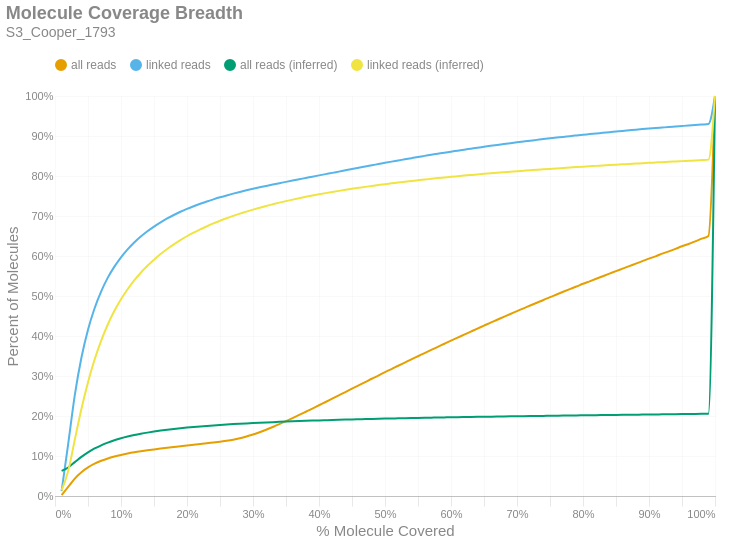

Notebook code cell kept with this figure:
### Markdown cell above
### Molecule Read Coverage
This chart shows molecule coverage breadth as computed by the number of bases aligned to that molecule. In other words, "*how much of each unique long molecule is actually sequenced/aligned?*" Keep in mind there is a distinction between sequences and alignments, since some sequences belonging to a particular molecule may not align well and wouldn't appear in the alignment data. This chart also shows molecule coverage breadth as computed by the *inferred fragment* from which the aligned sequences originate. Unlike read coverage, this calculation takes into account the total insert size, including unsequenced gaps between the forward and reverse reads. Like the previous figures, these are cumulative percents.

### Code cell
if SKIPLR:
    print_html(f"Skipped")
else:
    binned_df = consolidated_hist(valids['coverage_bp'], mask, 0.01, True)
    binned_df_inf = consolidated_hist(valids['coverage_inserts'], mask, 0.01, True)
    binned_df = binned_df.with_columns(pl.lit(binned_df_inf['all reads (cumsum)']).alias('all reads (inferred)'))
    binned_df = binned_df.with_columns(pl.lit(binned_df_inf['linked reads (cumsum)']).alias('linked reads (inferred)'))
    binned_df = binned_df.with_columns(
        (pl.col('bin').cast(pl.Float64) + 0.01).alias('right_edge')
    )

    with SafeRender(binned_df):
        (
            density_plot(binned_df, 'Molecule Coverage Breadth', samplename, 'molcov', ['all reads (inferred)','linked reads (inferred)'])
            .encode(
                #x=alt.X('bin:Q', title="% Molecule Covered").axis(format = '%').scale(padding=0),
                x=alt.X('right_edge:Q', title="% Molecule Covered").axis(format='%').scale(padding=0),
                y=alt.Y('value:Q', title='Percent of Molecules')
                    .axis(format='%')
                    .stack(False)
                    .scale(domainMin=0, padding=0),
                color=alt.Color("key:N").scale(domain = ["all reads", "linked reads", "all reads (inferred)", "linked reads (inferred)"]),
                tooltip = [
                    alt.Tooltip("key:N", title = "Data Type"),
                    alt.Tooltip("range_label:N", title="% Molecule Covered"),
                    alt.Tooltip("value:Q", format = ".2%", title="% Molecules")
                ]
            )
        ).display()

### Figure 1 — Vega-Lite specification as saved in the notebook (floating-point values rounded to 4 significant figures)
{"width": "container", "height": 400, "config": {"title": {"anchor": "start", "dy": -15, "fontSize": 18, "color": "#888888", "subtitleColor": "#888888", "subtitleFontSize": 14}, "arc": {"fill": "#0072B2"}, "axis": {"domainColor": "#888888", "domainWidth": 0.5, "gridWidth": 0.2, "grid": false, "titleFontWeight": 400, "titleFontSize": 15, "labelFontSize": 11, "labelColor": "#888888", "tickColor": "#888888", "tickWidth": 0.2, "titleColor": "#888888"}, "axisBand": {"grid": false}, "axisX": {"grid": true, "tickSize": 10, "domainCap": "round"}, "axisY": {"domain": false, "grid": true, "tickSize": 0, "domainCap": "round"}, "background": "transparent", "header": {"labelFontSize": 15, "labelColor": "#888888", "titleFontSize": 15, "titleFontWeight": 600, "titleColor": "#888888"}, "legend": {"labelFont": "sans-serif", "labelFontSize": 12, "labelColor": "#888888", "symbolSize": 100, "symbolType": "circle", "titleFontSize": 12, "titlePadding": 10, "titleColor": "#888888", "title": null, "orient": "top"}, "range": {"category": ["#E69F00", "#56B4E9", "#009E73", "#F0E442", "#0072B2", "#D55E00", "#CC79A7", "#000000"], "diverging": ["#cfe8f3", "#a2d4ec", "#73bfe2", "#46abdb", "#1696d2", "#12719e"]}, "area": {"fill": "#0072B2", "fillOpacity": 0.7, "line": true, "strokeOpacity": 0.7}, "line": {"color": "#0072B2", "stroke": "#0072B2", "strokeWidth": 2}, "trail": {"color": "#0072B2", "stroke": "#0072B2", "strokeWidth": 0, "size": 1}, "point": {"filled": true, "fillOpacity": 1.0, "size": 95}, "text": {"color": "#888888", "fontSize": 11, "align": "right", "fontWeight": 400, "size": 11}, "bar": {"fill": "#0072B2", "stroke": null}, "view": {"stroke": null, "continuousWidth": 660, "continuousHeight": 400}}, "data": {"name": "data-fe79a92d9cd0b8777258b92dfa65b072"}, "mark": {"type": "line", "interpolate": "monotone", "point": {"opacity": 0, "size": 275}}, "encoding": {"color": {"field": "key", "scale": {"domain": ["all reads", "linked reads", "all reads (inferred)", "linked reads (inferred)"]}, "type": "nominal"}, "tooltip": [{"field": "key", "title": "Data Type", "type": "nominal"}, {"field": "range_label", "title": "% Molecule Covered", "type": "nominal"}, {"field": "value", "format": ".2%", "title": "% Molecules", "type": "quantitative"}], "x": {"axis": {"format": "%"}, "field": "right_edge", "scale": {"padding": 0}, "title": "% Molecule Covered", "type": "quantitative"}, "y": {"axis": {"format": "%"}, "field": "value", "scale": {"domainMin": 0, "padding": 0}, "stack": false, "title": "Percent of Molecules", "type": "quantitative"}}, "params": [{"name": "param_c36ac31b6afebe62", "select": {"type": "point", "fields": ["key"]}, "bind": "legend"}], "title": {"text": "Molecule Coverage Breadth", "subtitle": "S3_Cooper_1793"}, "transform": [{"fold": ["all reads (cumsum)", "linked reads (cumsum)", "all reads (inferred)", "linked reads (inferred)"]}, {"calculate": "replace(datum.key, ' (cumsum)', '')", "as": "key"}, {"filter": {"param": "param_c36ac31b6afebe62"}}], "usermeta": {"embedOptions": {"downloadFileName": "S3_Cooper_1793.molcov"}}, "$schema": "https://vega.github.io/schema/vega-lite/v6.1.0.json", "datasets": {"data-fe79a92d9cd0b8777258b92dfa65b072": [{"bin": "0.0", "interval": "0.0-0.01", "all reads": 0.002356, "linked reads": 0.01227, "all reads (cumsum)": 0.002356, "linked reads (cumsum)": 0.01227, "range_label": "0.0-0.01", "all reads (inferred)": 0.06275, "linked reads (inferred)": 0.01415, "right_edge": 0.01}, {"bin": "0.01", "interval": "0.01-0.02", "all reads": 0.02035, "linked reads": 0.1182, "all reads (cumsum)": 0.02271, "linked reads (cumsum)": 0.1304, "range_label": "0.01-0.02", "all reads (inferred)": 0.07135, "linked reads (inferred)": 0.06275, "right_edge": 0.02}, {"bin": "0.02", "interval": "0.02-0.03", "all reads": 0.02079, "linked reads": 0.1218, "all reads (cumsum)": 0.0435, "linked reads (cumsum)": 0.2522, "range_label": "0.02-0.03", "all reads (inferred)": 0.08467, "linked reads (inferred)": 0.1406, "right_edge": 0.03}, {"bin": "0.03", "interval": "0.03-0.04", "all reads": 0.01599, "linked reads": 0.0934, "all reads (cumsum)": 0.05949, "linked reads (cumsum)": 0.3456, "range_label": "0.03-0.04", "all reads (inferred)": 0.09775, "linked reads (inferred)": 0.2176, "right_edge": 0.04}, {"bin": "0.04", "interval": "0.04-0.05", "all reads": 0.01205, "linked reads": 0.07031, "all reads (cumsum)": 0.07154, "linked reads (cumsum)": 0.4159, "range_label": "0.04-0.05", "all reads (inferred)": 0.1092, "linked reads (inferred)": 0.2847, "right_edge": 0.05}, {"bin": "0.05", "interval": "0.05-0.06", "all reads": 0.009218, "linked reads": 0.05355, "all reads (cumsum)": 0.08075, "linked reads (cumsum)": 0.4695, "range_label": "0.05-0.06", "all reads (inferred)": 0.1188, "linked reads (inferred)": 0.3413, "right_edge": 0.06}, {"bin": "0.06", "interval": "0.06-0.07", "all reads": 0.007243, "linked reads": 0.04212, "all reads (cumsum)": 0.088, "linked reads (cumsum)": 0.5116, "range_label": "0.06-0.07", "all reads (inferred)": 0.1268, "linked reads (inferred)": 0.3885, "right_edge": 0.07}, {"bin": "0.07", "interval": "0.07-0.08", "all reads": 0.005931, "linked reads": 0.0344, "all reads (cumsum)": 0.09393, "linked reads (cumsum)": 0.546, "range_label": "0.07-0.08", "all reads (inferred)": 0.1336, "linked reads (inferred)": 0.4288, "right_edge": 0.08}, {"bin": "0.08", "interval": "0.08-0.09", "all reads": 0.004746, "linked reads": 0.02741, "all reads (cumsum)": 0.09867, "linked reads (cumsum)": 0.5734, "range_label": "0.08-0.09", "all reads (inferred)": 0.1394, "linked reads (inferred)": 0.463, "right_edge": 0.09}, {"bin": "0.09", "interval": "0.09-0.1", "all reads": 0.004056, "linked reads": 0.02328, "all reads (cumsum)": 0.1027, "linked reads (cumsum)": 0.5967, "range_label": "0.09-0.1", "all reads (inferred)": 0.1443, "linked reads (inferred)": 0.4919, "right_edge": 0.1}, {"bin": "0.1", "interval": "0.1-0.11", "all reads": 0.003503, "linked reads": 0.01987, "all reads (cumsum)": 0.1062, "linked reads (cumsum)": 0.6165, "range_label": "0.1-0.11", "all reads (inferred)": 0.1485, "linked reads (inferred)": 0.5169, "right_edge": 0.11}, {"bin": "0.11", "interval": "0.11-0.12", "all reads": 0.003057, "linked reads": 0.0173, "all reads (cumsum)": 0.1093, "linked reads (cumsum)": 0.6338, "range_label": "0.11-0.12", "all reads (inferred)": 0.1523, "linked reads (inferred)": 0.5389, "right_edge": 0.12}, {"bin": "0.12", "interval": "0.12-0.13", "all reads": 0.002663, "linked reads": 0.01482, "all reads (cumsum)": 0.112, "linked reads (cumsum)": 0.6487, "range_label": "0.12-0.13", "all reads (inferred)": 0.1555, "linked reads (inferred)": 0.5582, "right_edge": 0.13}, {"bin": "0.13", "interval": "0.13-0.14", "all reads": 0.002385, "linked reads": 0.01316, "all reads (cumsum)": 0.1143, "linked reads (cumsum)": 0.6618, "range_label": "0.13-0.14", "all reads (inferred)": 0.1585, "linked reads (inferred)": 0.5754, "right_edge": 0.14}, {"bin": "0.14", "interval": "0.14-0.15", "all reads": 0.002197, "linked reads": 0.01178, "all reads (cumsum)": 0.1165, "linked reads (cumsum)": 0.6736, "range_label": "0.14-0.15", "all reads (inferred)": 0.1611, "linked reads (inferred)": 0.5909, "right_edge": 0.15}, {"bin": "0.15", "interval": "0.15-0.16", "all reads": 0.002072, "linked reads": 0.01068, "all reads (cumsum)": 0.1186, "linked reads (cumsum)": 0.6843, "range_label": "0.15-0.16", "all reads (inferred)": 0.1635, "linked reads (inferred)": 0.605, "right_edge": 0.16}, {"bin": "0.16", "interval": "0.16-0.17", "all reads": 0.001972, "linked reads": 0.00961, "all reads (cumsum)": 0.1206, "linked reads (cumsum)": 0.6939, "range_label": "0.16-0.17", "all reads (inferred)": 0.1656, "linked reads (inferred)": 0.6175, "right_edge": 0.17}, {"bin": "0.17", "interval": "0.17-0.18", "all reads": 0.001907, "linked reads": 0.008592, "all reads (cumsum)": 0.1225, "linked reads (cumsum)": 0.7025, "range_label": "0.17-0.18", "all reads (inferred)": 0.1675, "linked reads (inferred)": 0.629, "right_edge": 0.18}, {"bin": "0.18", "interval": "0.18-0.19", "all reads": 0.001917, "linked reads": 0.008061, "all reads (cumsum)": 0.1244, "linked reads (cumsum)": 0.7106, "range_label": "0.18-0.19", "all reads (inferred)": 0.1693, "linked reads (inferred)": 0.6395, "right_edge": 0.19}, {"bin": "0.19", "interval": "0.19-0.2", "all reads": 0.001879, "linked reads": 0.007315, "all reads (cumsum)": 0.1263, "linked reads (cumsum)": 0.7179, "range_label": "0.19-0.2", "all reads (inferred)": 0.171, "linked reads (inferred)": 0.6494, "right_edge": 0.2}, {"bin": "0.2", "interval": "0.2-0.21", "all reads": 0.001852, "linked reads": 0.006633, "all reads (cumsum)": 0.1281, "linked reads (cumsum)": 0.7245, "range_label": "0.2-0.21", "all reads (inferred)": 0.1725, "linked reads (inferred)": 0.6583, "right_edge": 0.21}, {"bin": "0.21", "interval": "0.21-0.22", "all reads": 0.00185, "linked reads": 0.006148, "all reads (cumsum)": 0.13, "linked reads (cumsum)": 0.7307, "range_label": "0.21-0.22", "all reads (inferred)": 0.174, "linked reads (inferred)": 0.6666, "right_edge": 0.22}, {"bin": "0.22", "interval": "0.22-0.23", "all reads": 0.00189, "linked reads": 0.005676, "all reads (cumsum)": 0.1319, "linked reads (cumsum)": 0.7363, "range_label": "0.22-0.23", "all reads (inferred)": 0.1752, "linked reads (inferred)": 0.6742, "right_edge": 0.23}, {"bin": "0.23", "interval": "0.23-0.24", "all reads": 0.001926, "linked reads": 0.005293, "all reads (cumsum)": 0.1338, "linked reads (cumsum)": 0.7416, "range_label": "0.23-0.24", "all reads (inferred)": 0.1765, "linked reads (inferred)": 0.6815, "right_edge": 0.24}, {"bin": "0.24", "interval": "0.24-0.25", "all reads": 0.002054, "linked reads": 0.00507, "all reads (cumsum)": 0.1359, "linked reads (cumsum)": 0.7467, "range_label": "0.24-0.25", "all reads (inferred)": 0.1776, "linked reads (inferred)": 0.688, "right_edge": 0.25}, {"bin": "0.25", "interval": "0.25-0.26", "all reads": 0.002192, "linked reads": 0.004671, "all reads (cumsum)": 0.138, "linked reads (cumsum)": 0.7514, "range_label": "0.25-0.26", "all reads (inferred)": 0.1787, "linked reads (inferred)": 0.6943, "right_edge": 0.26}, {"bin": "0.26", "interval": "0.26-0.27", "all reads": 0.002717, "linked reads": 0.004514, "all reads (cumsum)": 0.1408, "linked reads (cumsum)": 0.7559, "range_label": "0.26-0.27", "all reads (inferred)": 0.1797, "linked reads (inferred)": 0.7002, "right_edge": 0.27}, {"bin": "0.27", "interval": "0.27-0.28", "all reads": 0.003512, "linked reads": 0.004243, "all reads (cumsum)": 0.1443, "linked reads (cumsum)": 0.7601, "range_label": "0.27-0.28", "all reads (inferred)": 0.1807, "linked reads (inferred)": 0.7059, "right_edge": 0.28}, {"bin": "0.28", "interval": "0.28-0.29", "all reads": 0.00432, "linked reads": 0.004038, "all reads (cumsum)": 0.1486, "linked reads (cumsum)": 0.7642, "range_label": "0.28-0.29", "all reads (inferred)": 0.1815, "linked reads (inferred)": 0.7109, "right_edge": 0.29}, {"bin": "0.29", "interval": "0.29-0.3", "all reads": 0.005118, "linked reads": 0.003839, "all reads (cumsum)": 0.1537, "linked reads (cumsum)": 0.768, "range_label": "0.29-0.3", "all reads (inferred)": 0.1824, "linked reads (inferred)": 0.7158, "right_edge": 0.3}, {"bin": "0.3", "interval": "0.3-0.31", "all reads": 0.005751, "linked reads": 0.003719, "all reads (cumsum)": 0.1595, "linked reads (cumsum)": 0.7717, "range_label": "0.3-0.31", "all reads (inferred)": 0.1832, "linked reads (inferred)": 0.7205, "right_edge": 0.31}, {"bin": "0.31", "interval": "0.31-0.32", "all reads": 0.006287, "linked reads": 0.003531, "all reads (cumsum)": 0.1658, "linked reads (cumsum)": 0.7752, "range_label": "0.31-0.32", "all reads (inferred)": 0.184, "linked reads (inferred)": 0.7251, "right_edge": 0.32}, {"bin": "0.32", "interval": "0.32-0.33", "all reads": 0.006815, "linked reads": 0.003442, "all reads (cumsum)": 0.1726, "linked reads (cumsum)": 0.7787, "range_label": "0.32-0.33", "all reads (inferred)": 0.1847, "linked reads (inferred)": 0.7293, "right_edge": 0.33}, {"bin": "0.33", "interval": "0.33-0.34", "all reads": 0.007079, "linked reads": 0.003319, "all reads (cumsum)": 0.1796, "linked reads (cumsum)": 0.782, "range_label": "0.33-0.34", "all reads (inferred)": 0.1854, "linked reads (inferred)": 0.7334, "right_edge": 0.34}, {"bin": "0.34", "interval": "0.34-0.35", "all reads": 0.007423, "linked reads": 0.003343, "all reads (cumsum)": 0.1871, "linked reads (cumsum)": 0.7853, "range_label": "0.34-0.35", "all reads (inferred)": 0.1861, "linked reads (inferred)": 0.7372, "right_edge": 0.35}, {"bin": "0.35", "interval": "0.35-0.36", "all reads": 0.007675, "linked reads": 0.003281, "all reads (cumsum)": 0.1947, "linked reads (cumsum)": 0.7886, "range_label": "0.35-0.36", "all reads (inferred)": 0.1867, "linked reads (inferred)": 0.741, "right_edge": 0.36}, {"bin": "0.36", "interval": "0.36-0.37", "all reads": 0.007838, "linked reads": 0.003236, "all reads (cumsum)": 0.2026, "linked reads (cumsum)": 0.7919, "range_label": "0.36-0.37", "all reads (inferred)": 0.1873, "linked reads (inferred)": 0.7445, "right_edge": 0.37}, {"bin": "0.37", "interval": "0.37-0.38", "all reads": 0.008026, "linked reads": 0.003209, "all reads (cumsum)": 0.2106, "linked reads (cumsum)": 0.7951, "range_label": "0.37-0.38", "all reads (inferred)": 0.1879, "linked reads (inferred)": 0.7479, "right_edge": 0.38}, {"bin": "0.38", "interval": "0.38-0.39", "all reads": 0.00806, "linked reads": 0.003244, "all reads (cumsum)": 0.2187, "linked reads (cumsum)": 0.7983, "range_label": "0.38-0.39", "all reads (inferred)": 0.1885, "linked reads (inferred)": 0.7511, "right_edge": 0.39}, {"bin": "0.39", "interval": "0.39-0.4", "all reads": 0.008256, "linked reads": 0.003204, "all reads (cumsum)": 0.2269, "linked reads (cumsum)": 0.8015, "range_label": "0.39-0.4", "all reads (inferred)": 0.189, "linked reads (inferred)": 0.7542, "right_edge": 0.4}, {"bin": "0.4", "interval": "0.4-0.41", "all reads": 0.008092, "linked reads": 0.003153, "all reads (cumsum)": 0.235, "linked reads (cumsum)": 0.8047, "range_label": "0.4-0.41", "all reads (inferred)": 0.1895, "linked reads (inferred)": 0.7572, "right_edge": 0.41}, {"bin": "0.41", "interval": "0.41-0.42", "all reads": 0.008273, "linked reads": 0.003164, "all reads (cumsum)": 0.2433, "linked reads (cumsum)": 0.8078, "range_label": "0.41-0.42", "all reads (inferred)": 0.19, "linked reads (inferred)": 0.7601, "right_edge": 0.42}, {"bin": "0.42", "interval": "0.42-0.43", "all reads": 0.008295, "linked reads": 0.003138, "all reads (cumsum)": 0.2516, "linked reads (cumsum)": 0.811, "range_label": "0.42-0.43", "all reads (inferred)": 0.1905, "linked reads (inferred)": 0.7628, "right_edge": 0.43}, {"bin": "0.43", "interval": "0.43-0.44", "all reads": 0.008307, "linked reads": 0.003149, "all reads (cumsum)": 0.2599, "linked reads (cumsum)": 0.8141, "range_label": "0.43-0.44", "all reads (inferred)": 0.191, "linked reads (inferred)": 0.7654, "right_edge": 0.44}, {"bin": "0.44", "interval": "0.44-0.45", "all reads": 0.008377, "linked reads": 0.003137, "all reads (cumsum)": 0.2683, "linked reads (cumsum)": 0.8173, "range_label": "0.44-0.45", "all reads (inferred)": 0.1914, "linked reads (inferred)": 0.7681, "right_edge": 0.45}, {"bin": "0.45", "interval": "0.45-0.46", "all reads": 0.008293, "linked reads": 0.003112, "all reads (cumsum)": 0.2766, "linked reads (cumsum)": 0.8204, "range_label": "0.45-0.46", "all reads (inferred)": 0.1918, "linked reads (inferred)": 0.7705, "right_edge": 0.46}, {"bin": "0.46", "interval": "0.46-0.47", "all reads": 0.008249, "linked reads": 0.003219, "all reads (cumsum)": 0.2848, "linked reads (cumsum)": 0.8236, "range_label": "0.46-0.47", "all reads (inferred)": 0.1922, "linked reads (inferred)": 0.7728, "right_edge": 0.47}, {"bin": "0.47", "interval": "0.47-0.48", "all reads": 0.008332, "linked reads": 0.003179, "all reads (cumsum)": 0.2931, "linked reads (cumsum)": 0.8268, "range_label": "0.47-0.48", "all reads (inferred)": 0.1927, "linked reads (inferred)": 0.7751, "right_edge": 0.48}, {"bin": "0.48", "interval": "0.48-0.49", "all reads": 0.007916, "linked reads": 0.003045, "all reads (cumsum)": 0.3011, "linked reads (cumsum)": 0.8298, "range_label": "0.48-0.49", "all reads (inferred)": 0.1931, "linked reads (inferred)": 0.7774, "right_edge": 0.49}, {"bin": "0.49", "interval": "0.49-0.5", "all reads": 0.008787, "linked reads": 0.003131, "all reads (cumsum)": 0.3098, "linked reads (cumsum)": 0.8329, "range_label": "0.49-0.5", "all reads (inferred)": 0.1934, "linked reads (inferred)": 0.7796, "right_edge": 0.5}, {"bin": "0.5", "interval": "0.5-0.51", "all reads": 0.007477, "linked reads": 0.002973, "all reads (cumsum)": 0.3173, "linked reads (cumsum)": 0.8359, "range_label": "0.5-0.51", "all reads (inferred)": 0.1938, "linked reads (inferred)": 0.7816, "right_edge": 0.51}, {"bin": "0.51", "interval": "0.51-0.52", "all reads": 0.008294, "linked reads": 0.002883, "all reads (cumsum)": 0.3256, "linked reads (cumsum)": 0.8388, "range_label": "0.51-0.52", "all reads (inferred)": 0.1942, "linked reads (inferred)": 0.7837, "right_edge": 0.52}, {"bin": "0.52", "interval": "0.52-0.53", "all reads": 0.007953, "linked reads": 0.002927, "all reads (cumsum)": 0.3336, "linked reads (cumsum)": 0.8417, "range_label": "0.52-0.53", "all reads (inferred)": 0.1945, "linked reads (inferred)": 0.7856, "right_edge": 0.53}, {"bin": "0.53", "interval": "0.53-0.54", "all reads": 0.008037, "linked reads": 0.002897, "all reads (cumsum)": 0.3416, "linked reads (cumsum)": 0.8446, "range_label": "0.53-0.54", "all reads (inferred)": 0.1949, "linked reads (inferred)": 0.7875, "right_edge": 0.54}, {"bin": "0.54", "interval": "0.54-0.55", "all reads": 0.007835, "linked reads": 0.002881, "all reads (cumsum)": 0.3494, "linked reads (cumsum)": 0.8475, "range_label": "0.54-0.55", "all reads (inferred)": 0.1952, "linked reads (inferred)": 0.7894, "right_edge": 0.55}, {"bin": "0.55", "interval": "0.55-0.56", "all reads": 0.00798, "linked reads": 0.002776, "all reads (cumsum)": 0.3574, "linked reads (cumsum)": 0.8503, "range_label": "0.55-0.56", "all reads (inferred)": 0.1955, "linked reads (inferred)": 0.7912, "right_edge": 0.56}, {"bin": "0.56", "interval": "0.56-0.57", "all reads": 0.007791, "linked reads": 0.002755, "all reads (cumsum)": 0.3652, "linked reads (cumsum)": 0.853, "range_label": "0.56-0.57", "all reads (inferred)": 0.1958, "linked reads (inferred)": 0.793, "right_edge": 0.57}, {"bin": "0.57", "interval": "0.57-0.58", "all reads": 0.007678, "linked reads": 0.002623, "all reads (cumsum)": 0.3729, "linked reads (cumsum)": 0.8557, "range_label": "0.57-0.58", "all reads (inferred)": 0.1962, "linked reads (inferred)": 0.7948, "right_edge": 0.58}, {"bin": "0.58", "interval": "0.58-0.59", "all reads": 0.007757, "linked reads": 0.00263, "all reads (cumsum)": 0.3806, "linked reads (cumsum)": 0.8583, "range_label": "0.58-0.59", "all reads (inferred)": 0.1965, "linked reads (inferred)": 0.7964, "right_edge": 0.59}, {"bin": "0.59", "interval": "0.59-0.6", "all reads": 0.00771, "linked reads": 0.002574, "all reads (cumsum)": 0.3884, "linked reads (cumsum)": 0.8609, "range_label": "0.59-0.6", "all reads (inferred)": 0.1968, "linked reads (inferred)": 0.798, "right_edge": 0.6}, {"bin": "0.6", "interval": "0.6-0.61", "all reads": 0.007403, "linked reads": 0.002495, "all reads (cumsum)": 0.3958, "linked reads (cumsum)": 0.8634, "range_label": "0.6-0.61", "all reads (inferred)": 0.197, "linked reads (inferred)": 0.7995, "right_edge": 0.61}, {"bin": "0.61", "interval": "0.61-0.62", "all reads": 0.007715, "linked reads": 0.002538, "all reads (cumsum)": 0.4035, "linked reads (cumsum)": 0.8659, "range_label": "0.61-0.62", "all reads (inferred)": 0.1973, "linked reads (inferred)": 0.8011, "right_edge": 0.62}, {"bin": "0.62", "interval": "0.62-0.63", "all reads": 0.007539, "linked reads": 0.002433, "all reads (cumsum)": 0.411, "linked reads (cumsum)": 0.8683, "range_label": "0.62-0.63", "all reads (inferred)": 0.1976, "linked reads (inferred)": 0.8025, "right_edge": 0.63}, {"bin": "0.63", "interval": "0.63-0.64", "all reads": 0.007499, "linked reads": 0.002478, "all reads (cumsum)": 0.4185, "linked reads (cumsum)": 0.8708, "range_label": "0.63-0.64", "all reads (inferred)": 0.1979, "linked reads (inferred)": 0.8039, "right_edge": 0.64}, {"bin": "0.64", "interval": "0.64-0.65", "all reads": 0.007353, "linked reads": 0.002282, "all reads (cumsum)": 0.4259, "linked reads (cumsum)": 0.8731, "range_label": "0.64-0.65", "all reads (inferred)": 0.1981, "linked reads (inferred)": 0.8054, "right_edge": 0.65}, {"bin": "0.65", "interval": "0.65-0.66", "all reads": 0.007612, "linked reads": 0.002343, "all reads (cumsum)": 0.4335, "linked reads (cumsum)": 0.8754, "range_label": "0.65-0.66", "all reads (inferred)": 0.1984, "linked reads (inferred)": 0.8067, "right_edge": 0.66}, {"bin": "0.66", "interval": "0.66-0.67", "all reads": 0.007187, "linked reads": 0.002265, "all reads (cumsum)": 0.4407, "linked reads (cumsum)": 0.8777, "range_label": "0.66-0.67", "all reads (inferred)": 0.1986, "linked reads (inferred)": 0.808, "right_edge": 0.67}, {"bin": "0.67", "interval": "0.67-0.68", "all reads": 0.007253, "linked reads": 0.002174, "all reads (cumsum)": 0.4479, "linked reads (cumsum)": 0.8799, "range_label": "0.67-0.68", "all reads (inferred)": 0.1989, "linked reads (inferred)": 0.8094, "right_edge": 0.68}, {"bin": "0.68", "interval": "0.68-0.69", "all reads": 0.007087, "linked reads": 0.002154, "all reads (cumsum)": 0.455, "linked reads (cumsum)": 0.882, "range_label": "0.68-0.69", "all reads (inferred)": 0.1991, "linked reads (inferred)": 0.8106, "right_edge": 0.69}, {"bin": "0.69", "interval": "0.69-0.7", "all reads": 0.007232, "linked reads": 0.002132, "all reads (cumsum)": 0.4622, "linked reads (cumsum)": 0.8842, "range_label": "0.69-0.7", "all reads (inferred)": 0.1994, "linked reads (inferred)": 0.8119, "right_edge": 0.7}, {"bin": "0.7", "interval": "0.7-0.71", "all reads": 0.006996, "linked reads": 0.002113, "all reads (cumsum)": 0.4692, "linked reads (cumsum)": 0.8863, "range_label": "0.7-0.71", "all reads (inferred)": 0.1996, "linked reads (inferred)": 0.8131, "right_edge": 0.71}, {"bin": "0.71", "interval": "0.71-0.72", "all reads": 0.006974, "linked reads": 0.00208, "all reads (cumsum)": 0.4762, "linked reads (cumsum)": 0.8884, "range_label": "0.71-0.72", "all reads (inferred)": 0.1998, "linked reads (inferred)": 0.8143, "right_edge": 0.72}, {"bin": "0.72", "interval": "0.72-0.73", "all reads": 0.006996, "linked reads": 0.00196, "all reads (cumsum)": 0.4832, "linked reads (cumsum)": 0.8903, "range_label": "0.72-0.73", "all reads (inferred)": 0.2001, "linked reads (inferred)": 0.8155, "right_edge": 0.73}, {"bin": "0.73", "interval": "0.73-0.74", "all reads": 0.006798, "linked reads": 0.001964, "all reads (cumsum)": 0.49, "linked reads (cumsum)": 0.8923, "range_label": "0.73-0.74", "all reads (inferred)": 0.2003, "linked reads (inferred)": 0.8166, "right_edge": 0.74}, {"bin": "0.74", "interval": "0.74-0.75", "all reads": 0.007188, "linked reads": 0.001955, "all reads (cumsum)": 0.4972, "linked reads (cumsum)": 0.8942, "range_label": "0.74-0.75", "all reads (inferred)": 0.2005, "linked reads (inferred)": 0.8178, "right_edge": 0.75}, {"bin": "0.75", "interval": "0.75-0.76", "all reads": 0.006566, "linked reads": 0.001788, "all reads (cumsum)": 0.5038, "linked reads (cumsum)": 0.896, "range_label": "0.75-0.76", "all reads (inferred)": 0.2008, "linked reads (inferred)": 0.8189, "right_edge": 0.76}, {"bin": "0.76", "interval": "0.76-0.77", "all reads": 0.006755, "linked reads": 0.001769, "all reads (cumsum)": 0.5105, "linked reads (cumsum)": 0.8978, "range_label": "0.76-0.77", "all reads (inferred)": 0.201, "linked reads (inferred)": 0.82, "right_edge": 0.77}, {"bin": "0.77", "interval": "0.77-0.78", "all reads": 0.006635, "linked reads": 0.001863, "all reads (cumsum)": 0.5171, "linked reads (cumsum)": 0.8997, "range_label": "0.77-0.78", "all reads (inferred)": 0.2012, "linked reads (inferred)": 0.8211, "right_edge": 0.78}, {"bin": "0.78", "interval": "0.78-0.79", "all reads": 0.00651, "linked reads": 0.001769, "all reads (cumsum)": 0.5237, "linked reads (cumsum)": 0.9014, "range_label": "0.78-0.79", "all reads (inferred)": 0.2014, "linked reads (inferred)": 0.8222, "right_edge": 0.79}, {"bin": "0.79", "interval": "0.79-0.8", "all reads": 0.006838, "linked reads": 0.001754, "all reads (cumsum)": 0.5305, "linked reads (cumsum)": 0.9032, "range_label": "0.79-0.8", "all reads (inferred)": 0.2016, "linked reads (inferred)": 0.8233, "right_edge": 0.8}, {"bin": "0.8", "interval": "0.8-0.81", "all reads": 0.006229, "linked reads": 0.001539, "all reads (cumsum)": 0.5367, "linked reads (cumsum)": 0.9047, "range_label": "0.8-0.81", "all reads (inferred)": 0.2019, "linked reads (inferred)": 0.8243, "right_edge": 0.81}, {"bin": "0.81", "interval": "0.81-0.82", "all reads": 0.006343, "linked reads": 0.001642, "all reads (cumsum)": 0.5431, "linked reads (cumsum)": 0.9064, "range_label": "0.81-0.82", "all reads (inferred)": 0.2021, "linked reads (inferred)": 0.8253, "right_edge": 0.82}, {"bin": "0.82", "interval": "0.82-0.83", "all reads": 0.006411, "linked reads": 0.001559, "all reads (cumsum)": 0.5495, "linked reads (cumsum)": 0.9079, "range_label": "0.82-0.83", "all reads (inferred)": 0.2023, "linked reads (inferred)": 0.8264, "right_edge": 0.83}, {"bin": "0.83", "interval": "0.83-0.84", "all reads": 0.00639, "linked reads": 0.001659, "all reads (cumsum)": 0.5559, "linked reads (cumsum)": 0.9096, "range_label": "0.83-0.84", "all reads (inferred)": 0.2025, "linked reads (inferred)": 0.8273, "right_edge": 0.84}, {"bin": "0.84", "interval": "0.84-0.85", "all reads": 0.006226, "linked reads": 0.001563, "all reads (cumsum)": 0.5621, "linked reads (cumsum)": 0.9111, "range_label": "0.84-0.85", "all reads (inferred)": 0.2027, "linked reads (inferred)": 0.8283, "right_edge": 0.85}, {"bin": "0.85", "interval": "0.85-0.86", "all reads": 0.006317, "linked reads": 0.001592, "all reads (cumsum)": 0.5684, "linked reads (cumsum)": 0.9127, "range_label": "0.85-0.86", "all reads (inferred)": 0.2029, "linked reads (inferred)": 0.8292, "right_edge": 0.86}, {"bin": "0.86", "interval": "0.86-0.87", "all reads": 0.006185, "linked reads": 0.001534, "all reads (cumsum)": 0.5746, "linked reads (cumsum)": 0.9143, "range_label": "0.86-0.87", "all reads (inferred)": 0.2031, "linked reads (inferred)": 0.8301, "right_edge": 0.87}, {"bin": "0.87", "interval": "0.87-0.88", "all reads": 0.006316, "linked reads": 0.001546, "all reads (cumsum)": 0.5809, "linked reads (cumsum)": 0.9158, "range_label": "0.87-0.88", "all reads (inferred)": 0.2033, "linked reads (inferred)": 0.831, "right_edge": 0.88}, {"bin": "0.88", "interval": "0.88-0.89", "all reads": 0.006128, "linked reads": 0.00142, "all reads (cumsum)": 0.587, "linked reads (cumsum)": 0.9172, "range_label": "0.88-0.89", "all reads (inferred)": 0.2035, "linked reads (inferred)": 0.8319, "right_edge": 0.89}, {"bin": "0.89", "interval": "0.89-0.9", "all reads": 0.006255, "linked reads": 0.001348, "all reads (cumsum)": 0.5933, "linked reads (cumsum)": 0.9186, "range_label": "0.89-0.9", "all reads (inferred)": 0.2037, "linked reads (inferred)": 0.8328, "right_edge": 0.9}, {"bin": "0.9", "interval": "0.9-0.91", "all reads": 0.005889, "linked reads": 0.001247, "all reads (cumsum)": 0.5992, "linked reads (cumsum)": 0.9198, "range_label": "0.9-0.91", "all reads (inferred)": 0.2039, "linked reads (inferred)": 0.8337, "right_edge": 0.91}, {"bin": "0.91", "interval": "0.91-0.92", "all reads": 0.00663, "linked reads": 0.001324, "all reads (cumsum)": 0.6058, "linked reads (cumsum)": 0.9211, "range_label": "0.91-0.92", "all reads (inferred)": 0.2041, "linked reads (inferred)": 0.8346, "right_edge": 0.92}, {"bin": "0.92", "interval": "0.92-0.93", "all reads": 0.005745, "linked reads": 0.001324, "all reads (cumsum)": 0.6116, "linked reads (cumsum)": 0.9225, "range_label": "0.92-0.93", "all reads (inferred)": 0.2043, "linked reads (inferred)": 0.8354, "right_edge": 0.93}, {"bin": "0.93", "interval": "0.93-0.94", "all reads": 0.0062, "linked reads": 0.001251, "all reads (cumsum)": 0.6178, "linked reads (cumsum)": 0.9237, "range_label": "0.93-0.94", "all reads (inferred)": 0.2045, "linked reads (inferred)": 0.8363, "right_edge": 0.94}, {"bin": "0.94", "interval": "0.94-0.95", "all reads": 0.006729, "linked reads": 0.001263, "all reads (cumsum)": 0.6245, "linked reads (cumsum)": 0.925, "range_label": "0.94-0.95", "all reads (inferred)": 0.2047, "linked reads (inferred)": 0.8372, "right_edge": 0.95}, {"bin": "0.95", "interval": "0.95-0.96", "all reads": 0.005552, "linked reads": 0.001253, "all reads (cumsum)": 0.63, "linked reads (cumsum)": 0.9262, "range_label": "0.95-0.96", "all reads (inferred)": 0.2049, "linked reads (inferred)": 0.8381, "right_edge": 0.96}, {"bin": "0.96", "interval": "0.96-0.97", "all reads": 0.00656, "linked reads": 0.001187, "all reads (cumsum)": 0.6366, "linked reads (cumsum)": 0.9274, "range_label": "0.96-0.97", "all reads (inferred)": 0.2051, "linked reads (inferred)": 0.8389, "right_edge": 0.97}, {"bin": "0.97", "interval": "0.97-0.98", "all reads": 0.006836, "linked reads": 0.001143, "all reads (cumsum)": 0.6434, "linked reads (cumsum)": 0.9286, "range_label": "0.97-0.98", "all reads (inferred)": 0.2054, "linked reads (inferred)": 0.8399, "right_edge": 0.98}, {"bin": "0.98", "interval": "0.98-0.99", "all reads": 0.006463, "linked reads": 0.001202, "all reads (cumsum)": 0.6499, "linked reads (cumsum)": 0.9298, "range_label": "0.98-0.99", "all reads (inferred)": 0.2058, "linked reads (inferred)": 0.8409, "right_edge": 0.99}, {"bin": "0.99", "interval": "0.99-1.0", "all reads": 0.3501, "linked reads": 0.07023, "all reads (cumsum)": 1.0, "linked reads (cumsum)": 1.0, "range_label": "0.99-1.0", "all reads (inferred)": 1.0, "linked reads (inferred)": 1.0, "right_edge": 1.0}]}}
